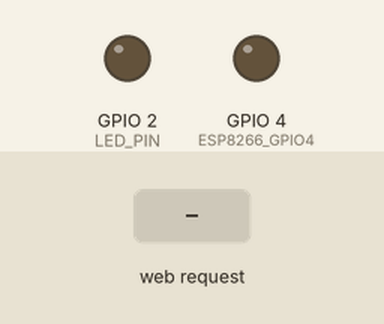
A sketch run on a simulated ESP8266 (NodeMCU). On the bench: output pins drawn as LEDs (lit = HIGH). The test bench sets the inputs (shaded band). WiFi joins after 1.5 s; servers stay silent unless stated; what the sketch prints to the serial monitor is not drawn.

Above: at 2.7 s.
2.8 s: HTTP request GET /open received
At 4.0 s:
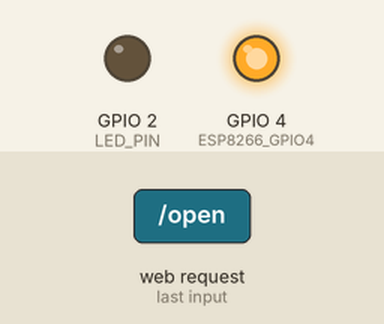
9.0 s: HTTP request GET /close received
At 9.8 s:
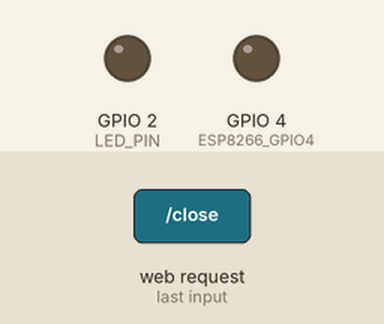
Timing chart, 0 to 12.0 s (numbered marks = the images above; inputs shaded):
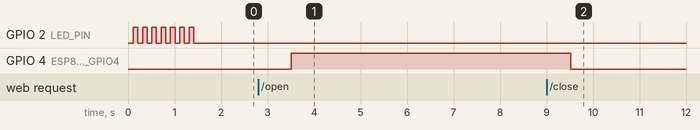

Measured:
- after the input at 2.8 s, GPIO 4 (ESP8266_GPIO4): LOW → HIGH after 0.71 s
- after the input at 9.0 s, GPIO 4 (ESP8266_GPIO4): HIGH → LOW after 0.52 s

The sketch:

TCPIP.ino
```cpp
// TCP Client Demo - Here is a basic server which responds to TCP client HTTP GET commands (added 1/8/17):
/* FIRST ONE ID:      ESP_72F4E5      5C-CF-7F-72-F4-E5
“get relay state!”    http://11.12.14.16/get relay state!
“get io state!”       http://11.12.14.16
“get MAC!”            http://11.12.14.16

open relay!
close relay!
get relay state!
get io state!
get MAC!

open relay!
close relay!
get relay state!
get io state!
get MAC!


http://11.12.14.16/GET?

*/
#include <ESP8266WiFi.h>
// Esp8266 pinouts
#define ESP8266_GPIO2    2  // Blue LED.
#define ESP8266_GPIO4    4  // Relay control.
#define ESP8266_GPIO5    5  // Optocoupler input.
#define LED_PIN          ESP8266_GPIO2
// WiFi Definitions.
const char ssid[] = "ESP_GUEST";
const char pswd[] = "01234567890";
WiFiServer server( 80 );
volatile int relayState = 0;      // Relay state.
void setup() {
  initHardware();
  connectWiFi();
  server.begin();}
void GetClient( WiFiClient client ) {
// Read the first line of the request.
  String req = client.readStringUntil( '\r' );
  Serial.println( req );
  client.flush();
  String s = "HTTP/1.1 200 OK\r\nContent-Type: text/html\r\n\r\n<!DOCTYPE HTML>\r\n<html>\r\n";
  if ( req.indexOf( "OPTIONS" ) != -1 ) {
    s += "Allows: GET, OPTIONS";
  } else if ( req.indexOf( "GET" ) != -1 ) {
    if ( req.indexOf( "open" ) != -1 ) {
      // relay on!
      s += "relay on!";
      relayState = 1;
      digitalWrite( ESP8266_GPIO4, 1 ); // Relay control pin.
    } else if ( req.indexOf( "close" ) != -1 ) {
      // relay off!
      s += "relay off!";
      relayState = 0;
      digitalWrite( ESP8266_GPIO4, 0 ); // Relay control pin.
    } else if ( req.indexOf( "relay" ) != -1 ) {
      if ( relayState == 0 )
        // relay off!
        s += "relay off!";       else
        // relay on!
        s += "relay on!";
    } else if ( req.indexOf( "io" ) != -1 ) {
      if ( digitalRead( ESP8266_GPIO5 ) == 0 )
        s += "input io is:0!";       else
        s += "input io is:1!";
    } else if ( req.indexOf( "MAC" ) != -1 ) {
      uint8_t mac[WL_MAC_ADDR_LENGTH];
      WiFi.softAPmacAddress( mac );
      String macID = String( mac[WL_MAC_ADDR_LENGTH - 5], HEX) + String( mac[WL_MAC_ADDR_LENGTH - 4], HEX) +
                     String( mac[WL_MAC_ADDR_LENGTH - 3], HEX) + String( mac[WL_MAC_ADDR_LENGTH - 2], HEX) +
                     String( mac[WL_MAC_ADDR_LENGTH - 1], HEX) + String( mac[WL_MAC_ADDR_LENGTH], HEX);
      macID.toUpperCase();
      s += "MAC address: " + macID;
    } else       s += "Invalid Request.<br> Try: open/close/relay/io/MAC";
 } else
    s = "HTTP/1.1 501 Not Implemented\r\nContent-Type: text/html\r\n\r\n<!DOCTYPE HTML>\r\n<html>\r\n";
  client.flush();
  s += "</html>\n";
  // Send the response to the client.
  client.print( s );
  delay( 1 );
  Serial.println( "Client response sent." );}
unsigned n = 0;
void loop() {
Serial.print("Loop number: ");Serial.println(n++);
delay(2000);
// Check if a client has connected.
  WiFiClient client = server.available();
  if ( client )
    GetClient( client );}
void connectWiFi() {
  byte ledStatus = LOW;
  Serial.println();
  Serial.println( "Connecting to: " + String( ssid ) );
  // Set WiFi mode to station (as opposed to AP or AP_STA).
  WiFi.mode( WIFI_STA );
  // WiFI.begin([ssid], [passkey]) initiates a WiFI connection.
  // to the stated [ssid], using the [passkey] as a WPA, WPA2, or WEP passphrase.
  WiFi.begin( ssid, pswd );
  while ( WiFi.status() != WL_CONNECTED ) {
    // Blink the LED.
    digitalWrite( LED_PIN, ledStatus ); // Write LED high/low.
    ledStatus = ( ledStatus == HIGH ) ? LOW : HIGH;
    delay( 100 );  }
  Serial.println( "WiFi connected" );
  Serial.println( "IP address: " );
  Serial.println( WiFi.localIP() );}
void initHardware() {
  Serial.begin( 115200 );
  pinMode( ESP8266_GPIO4, OUTPUT );       // Relay control pin.
  pinMode( ESP8266_GPIO5, INPUT_PULLUP ); // Input pin.
  pinMode( LED_PIN, OUTPUT );             // ESP8266 module blue LED.
  digitalWrite( ESP8266_GPIO4, 0 );       // Set relay control pin low.
  Serial.println("\n\nget relay state!”    http://11.12.14.16/get relay state!");
  Serial.println("get io state!”       http://11.12.14.16");
  Serial.println("get MAC!”            http://11.12.14.16\n\n");
}
```
